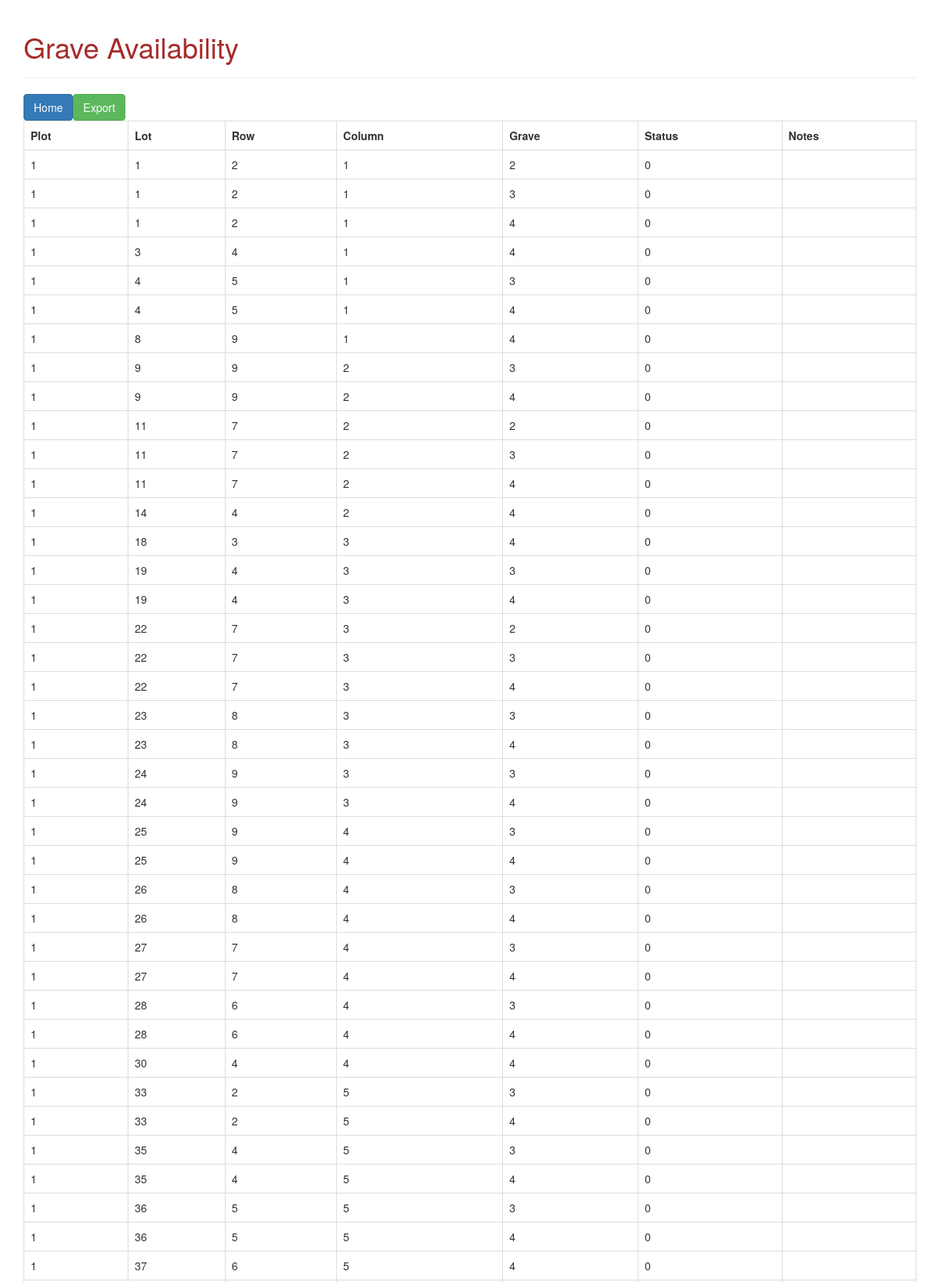
The app's page /Code/Available.php (upper part) with its own data.
### tables this page shows
CREATE TABLE `grave` (
  `GraveID` int(8) NOT NULL,
  `PlotNum` int(8) NOT NULL,
  `LotNum` int(8) NOT NULL,
  `GraveNum` int(8) NOT NULL COMMENT 'Each lot has four gravesites',
  `GraveStatus` int(1) DEFAULT 0 COMMENT 'Is the grave available\r\n0=Available\r\n1=Occupied',
  `FName` text DEFAULT NULL COMMENT 'FName of Plot Owner',
  `MName` text DEFAULT NULL,
  `LName` text DEFAULT NULL COMMENT 'LName of Plot Owner',
  `BirthMonth` int(11) DEFAULT NULL COMMENT 'Birth Month',
  `BirthDay` int(11) DEFAULT NULL COMMENT 'Birth Day',
  `BirthYear` int(11) DEFAULT NULL COMMENT 'Birth Year',
  `DeathMonth` int(11) DEFAULT NULL COMMENT 'Death Month',
  `DeathDay` int(11) DEFAULT NULL COMMENT 'Death Day',
  `DeathYear` int(11) DEFAULT NULL COMMENT 'Death Year',
  `IsVeteran` int(1) NOT NULL DEFAULT 0,
  `Notes` varchar(256) DEFAULT NULL COMMENT 'Comments',
  `ContactInfo` varchar(32) DEFAULT NULL COMMENT 'Contact Information in event of damage'
);

CREATE TABLE `lot` (
  `LotID` int(8) NOT NULL,
  `PlotNum` int(8) NOT NULL,
  `LotNum` int(8) NOT NULL,
  `RowNum` int(8) NOT NULL,
  `ColumnNum` int(8) NOT NULL,
  `Comment` varchar(32) DEFAULT NULL COMMENT 'Layout or position of lot'
);

### Code/Available.php (the view, shortened to what this page needs)
<!DOCTYPE HTML>
<html>
<head>
    <link rel="stylesheet" href="https://maxcdn.bootstrapcdn.com/bootstrap/3.3.7/css/bootstrap.min.css" />
    <link rel="stylesheet" href="./stylesheet2.css"/>
</head>
<body>
<?php
include "./config.php";
?>
<div class="container">
<div class="page-header">
            <h1>Grave Availability</h1>
        </div>
 <form method='post' action='DownloadAvailable.php'>
  <table class='table table-hover table-responsive table-bordered'>
     <tr>
     <a href='./index.php' class='btn btn-primary m-b-1em'>Home</a>
     <input type='submit' class='btn btn-success m=b-1em' value='Export' name='Export'>
     </tr>
     <tr>
     <th>Plot</th>
     <th>Lot</th>
     <th>Row</th>
     <th>Column</th>
     <th>Grave</th>
     <th>Status</th>
     <th>Notes</th>
    </tr>
    <?php
       $query = "SELECT GraveID, grave.PlotNum, GraveNum,
      grave.LotNum, Notes, GraveStatus,
       lot.RowNum, lot.ColumnNum
      FROM grave JOIN lot ON grave.LotNum=Lot.LotNum AND grave.PlotNum=lot.PlotNum
      WHERE grave.GraveStatus=0 ORDER BY grave.PlotNum, grave.LotNum, GraveNum asc";
   $result = mysqli_query($con,$query);
     while($row = mysqli_fetch_array($result)){
      $PlotNum = $row['PlotNum'];
      $GraveNum = $row['GraveNum'];
      $GraveStatus=$row['GraveStatus'];
      $LotNum=$row['LotNum'];
      $Notes=$row['Notes'];
      $RowNum=$row['RowNum'];
      $ColumnNum=$row['ColumnNum'];
      ?>
      <tr>
       <td><?php echo $PlotNum; ?></td>
       <td><?php echo $LotNum; ?></td>
       <td><?php echo $RowNum; ?></td>
       <td><?php echo $ColumnNum; ?></td>
       <td><?php echo $GraveNum; ?></td>
       <td><?php echo $GraveStatus;?></td>
       <td><?php echo $Notes; ?></td>
      </tr>
   <?php
    }
   ?>
   </table>
 </form>
</div>
</body>
</html>

### Code/stylesheet2.css (style rules this page uses)
h1 { color:brown }

### records on screen
grave: PlotNum "1", LotNum "1", LotNum.RowNum "2", LotNum.ColumnNum "1", GraveNum "2", GraveStatus "0"
grave: PlotNum "1", LotNum "1", LotNum.RowNum "2", LotNum.ColumnNum "1", GraveNum "3", GraveStatus "0"
grave: PlotNum "1", LotNum "1", LotNum.RowNum "2", LotNum.ColumnNum "1", GraveNum "4", GraveStatus "0"
grave: PlotNum "1", LotNum "3", lot.RowNum "4", lot.ColumnNum "1", GraveNum "4", GraveStatus "0"
grave: PlotNum "1", LotNum "4", lot.RowNum "5", lot.ColumnNum "1", GraveNum "3", GraveStatus "0"
grave: PlotNum "1", LotNum "4", lot.RowNum "5", lot.ColumnNum "1", GraveNum "4", GraveStatus "0"
grave: PlotNum "1", LotNum "8", lot.RowNum "9", lot.ColumnNum "1", GraveNum "4", GraveStatus "0"
grave: PlotNum "1", LotNum "9", lot.RowNum "9", lot.ColumnNum "2", GraveNum "3", GraveStatus "0"
grave: PlotNum "1", LotNum "9", lot.RowNum "9", lot.ColumnNum "2", GraveNum "4", GraveStatus "0"
grave: PlotNum "1", LotNum "11", lot.RowNum "7", lot.ColumnNum "2", GraveNum "2", GraveStatus "0"
grave: PlotNum "1", LotNum "11", lot.RowNum "7", lot.ColumnNum "2", GraveNum "3", GraveStatus "0"
grave: PlotNum "1", LotNum "11", lot.RowNum "7", lot.ColumnNum "2", GraveNum "4", GraveStatus "0"
grave: PlotNum "1", LotNum "14", lot.RowNum "4", lot.ColumnNum "2", GraveNum "4", GraveStatus "0"
grave: PlotNum "1", LotNum "18", lot.RowNum "3", lot.ColumnNum "3", GraveNum "4", GraveStatus "0"
grave: PlotNum "1", LotNum "19", lot.RowNum "4", lot.ColumnNum "3", GraveNum "3", GraveStatus "0"
grave: PlotNum "1", LotNum "19", lot.RowNum "4", lot.ColumnNum "3", GraveNum "4", GraveStatus "0"
grave: PlotNum "1", LotNum "22", lot.RowNum "7", lot.ColumnNum "3", GraveNum "2", GraveStatus "0"
grave: PlotNum "1", LotNum "22", lot.RowNum "7", lot.ColumnNum "3", GraveNum "3", GraveStatus "0"
grave: PlotNum "1", LotNum "22", lot.RowNum "7", lot.ColumnNum "3", GraveNum "4", GraveStatus "0"
grave: PlotNum "1", LotNum "23", lot.RowNum "8", lot.ColumnNum "3", GraveNum "3", GraveStatus "0"
grave: PlotNum "1", LotNum "23", lot.RowNum "8", lot.ColumnNum "3", GraveNum "4", GraveStatus "0"
grave: PlotNum "1", LotNum "24", lot.RowNum "9", lot.ColumnNum "3", GraveNum "3", GraveStatus "0"
grave: PlotNum "1", LotNum "24", lot.RowNum "9", lot.ColumnNum "3", GraveNum "4", GraveStatus "0"
grave: PlotNum "1", LotNum "25", lot.RowNum "9", lot.ColumnNum "4", GraveNum "3", GraveStatus "0"
grave: PlotNum "1", LotNum "25", lot.RowNum "9", lot.ColumnNum "4", GraveNum "4", GraveStatus "0"
grave: PlotNum "1", LotNum "26", lot.RowNum "8", lot.ColumnNum "4", GraveNum "3", GraveStatus "0"
grave: PlotNum "1", LotNum "26", lot.RowNum "8", lot.ColumnNum "4", GraveNum "4", GraveStatus "0"
grave: PlotNum "1", LotNum "27", lot.RowNum "7", lot.ColumnNum "4", GraveNum "3", GraveStatus "0"
grave: PlotNum "1", LotNum "27", lot.RowNum "7", lot.ColumnNum "4", GraveNum "4", GraveStatus "0"
grave: PlotNum "1", LotNum "28", lot.RowNum "6", lot.ColumnNum "4", GraveNum "3", GraveStatus "0"
grave: PlotNum "1", LotNum "28", lot.RowNum "6", lot.ColumnNum "4", GraveNum "4", GraveStatus "0"
grave: PlotNum "1", LotNum "30", lot.RowNum "4", lot.ColumnNum "4", GraveNum "4", GraveStatus "0"
grave: PlotNum "1", LotNum "33", lot.RowNum "2", lot.ColumnNum "5", GraveNum "3", GraveStatus "0"
grave: PlotNum "1", LotNum "33", lot.RowNum "2", lot.ColumnNum "5", GraveNum "4", GraveStatus "0"
grave: PlotNum "1", LotNum "35", lot.RowNum "4", lot.ColumnNum "5", GraveNum "3", GraveStatus "0"
grave: PlotNum "1", LotNum "35", lot.RowNum "4", lot.ColumnNum "5", GraveNum "4", GraveStatus "0"
grave: PlotNum "1", LotNum "36", lot.RowNum "5", lot.ColumnNum "5", GraveNum "3", GraveStatus "0"
grave: PlotNum "1", LotNum "36", lot.RowNum "5", lot.ColumnNum "5", GraveNum "4", GraveStatus "0"
grave: PlotNum "1", LotNum "37", lot.RowNum "6", lot.ColumnNum "5", GraveNum "4", GraveStatus "0"
